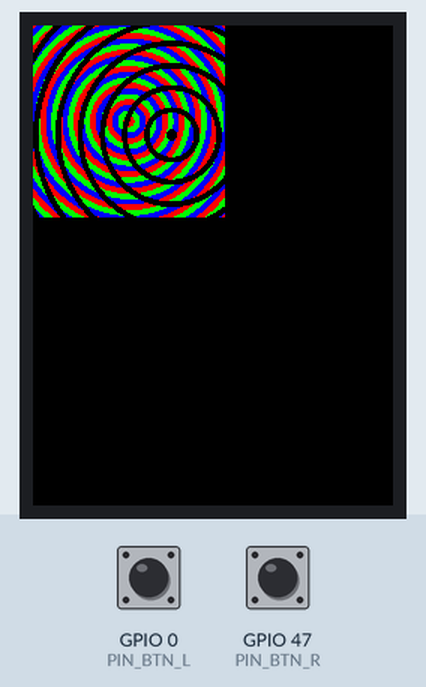
A sketch run on a simulated ESP32-S3. Shown: 240×320 colour display. The test bench sets the inputs (shaded band); at power-on: GPIO 0 (PIN_BTN_L) HIGH, GPIO 47 (PIN_BTN_R) HIGH. What the sketch prints to the serial monitor is not drawn.

Above: at 1.6 s.
1.7 s: GPIO 0 (PIN_BTN_L) pulled LOW for 0.15 s
At 2.21 s:
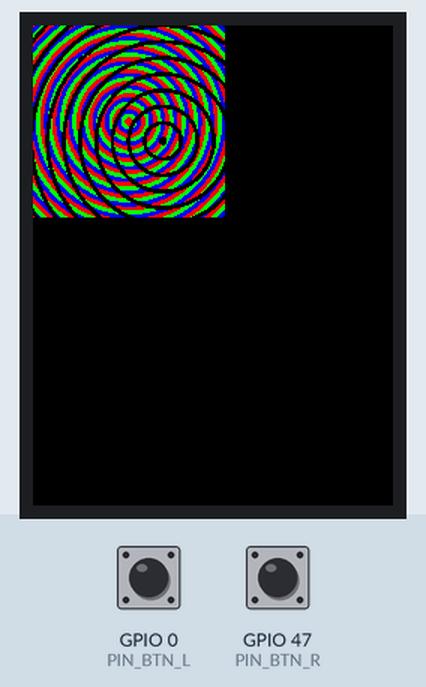
2.4 s: GPIO 47 (PIN_BTN_R) pulled LOW for 0.15 s
3.1 s: GPIO 47 (PIN_BTN_R) pulled LOW for 0.15 s
3.8 s: GPIO 0 (PIN_BTN_L) pulled LOW for 0.15 s
At 4.82 s:
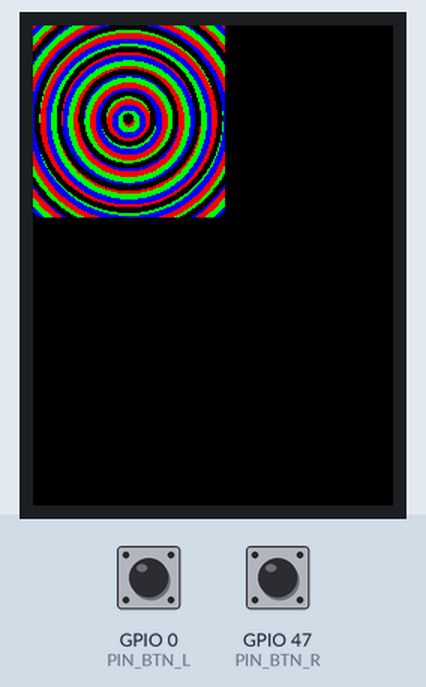
Timing chart, 0 to 5.5 s (numbered marks = the images above; inputs shaded):
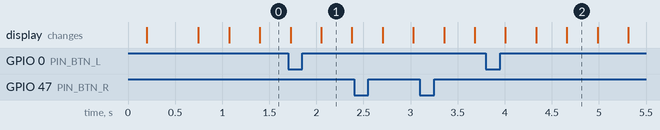

The sketch:

RgbMoire.ino
```cpp
/*
 * RGB Moire - a fixed RGB target with a black ring system drifting across it
 *
 * Two sets of concentric circles, both with the same ring thickness:
 *
 *   - the colour set is nailed to the middle of the screen and cycles red,
 *     green, blue outwards. The bands butt straight up against each other, so
 *     this layer alone already covers every pixel - it is the background.
 *   - the black set is drawn on top, one ring in four, so three colour bands
 *     show through every gap. Its centre is not the screen centre: it rides a
 *     small epicycle, which is what makes the whole picture breathe.
 *
 * The epicycle is two arms of equal length turning at different rates. Their
 * sum sweeps slowly around the middle while its *length* runs all the way from
 * zero - both systems perfectly concentric, the image goes calm - out to twice
 * one arm, where the offset centres beat against each other and the screen
 * fills with interference. The second arm turns very slowly backwards, so the
 * sweep precesses instead of retracing the same path.
 *
 * Nothing here is antialiased on purpose. Wound down to one or two pixels per
 * band the two ring systems alias against each other and against the panel's
 * own subpixel grid, and the flat R/G/B bands break up into the shimmering
 * pastel moire that gives the thing its name.
 *
 * Renders into a static framebuffer pushed with pushImage() rather than a
 * TFT_eSprite: no heap allocation that can fail silently. Black is tested
 * first so a quarter of the pixels never pay for the second square root.
 *
 * Buttons: left  = zoom out (thinner rings, more of them)
 *          right = zoom in  (thicker rings, fewer of them)
 *
 * Hardware: LilyGo T-QT Pro (ESP32-S3, 128x128, TFT_eSPI Setup211)
 */

#include <TFT_eSPI.h>
#include <SPI.h>
#include "OneButton.h"

TFT_eSPI tft = TFT_eSPI();

#define SCREEN_W 128
#define SCREEN_H 128

// Half-pixel centre: with an even width the true middle falls between pixels,
// and putting it there keeps the innermost band round instead of square.
#define CENTER_X 63.5f
#define CENTER_Y 63.5f

// 32 KB framebuffer, statically allocated so it can never fail at runtime
static uint16_t fb[SCREEN_W * SCREEN_H];

#define PIN_BTN_L 0
#define PIN_BTN_R 47

OneButton btnLeft(PIN_BTN_L, true, true);
OneButton btnRight(PIN_BTN_R, true, true);

#define COL_BLACK 0x0000

// Pure channels, in the order they run outwards from the centre (RGB565)
static const uint16_t BAND_COL[3] = { 0xF800, 0x07E0, 0x001F };

// Ring thickness in pixels, shared by both systems. Roughly geometric, so
// every click feels like the same amount of zoom: 1.5 px puts about forty
// bands between the centre and the corner, 22 px leaves three.
static const float ZOOM_STEPS[] = {
  1.5f, 2.0f, 2.7f, 3.7f, 5.0f, 6.7f, 9.0f, 12.0f, 16.5f, 22.0f
};
#define ZOOM_COUNT (sizeof(ZOOM_STEPS) / sizeof(ZOOM_STEPS[0]))

// One black ring every DARK_PERIOD rings; the other three are left open and
// the colour layer underneath shows through.
#define DARK_PERIOD 4

// Epicycle carrying the black centre. Two arms of ARM pixels each, so the
// offset from the middle swings between 0 and 2 * ARM = half the screen.
// The difference of the rates sets how fast it breathes (about 8 s), their
// mean sets how fast the offset sweeps round (about 19 s).
#define ORBIT_ARM 16.0f
#define ORBIT_W1   0.72f
#define ORBIT_W2  -0.06f

// Animation state
float animTime = 0;
unsigned long lastFrameTime = 0;

// Look settings
int zoomIndex = 3;

// Heartbeat
unsigned long lastReport = 0;
uint32_t frameCount = 0;

void onLeftClick();
void onRightClick();
void drawFrame();

void setup() {
  Serial.begin(115200);
  delay(200);
  Serial.println();
  Serial.println("=== RGB Moire booting ===");

  tft.init();
  tft.setRotation(0);
  tft.fillScreen(COL_BLACK);

  // Byte order for pushImage of an in-memory RGB565 buffer.
  // If red and blue come out swapped, change this to false.
  tft.setSwapBytes(true);

  btnLeft.attachClick(onLeftClick);
  btnRight.attachClick(onRightClick);

  lastFrameTime = millis();
  lastReport = millis();

  Serial.printf("free heap: %u bytes\n", (unsigned)ESP.getFreeHeap());
  Serial.println("RGB Moire initialized - entering loop");
}

void loop() {
  unsigned long now = millis();
  float dt = (now - lastFrameTime) / 1000.0f;
  lastFrameTime = now;
  animTime += dt;

  // Both rates are rational-ish but never in step; folding the time keeps the
  // float precise over long runs without a visible jump, since the fold is a
  // whole number of turns for neither arm alone but is close enough that the
  // seam lands inside a frame.
  if (animTime > 10000.0f) animTime -= 10000.0f;

  btnLeft.tick();
  btnRight.tick();

  drawFrame();
  frameCount++;

  // Heartbeat: if this keeps printing, the loop is alive and any remaining
  // problem is on the display side rather than a crash or a hang
  if (now - lastReport >= 2000) {
    Serial.printf("alive - %lu fps, thickness=%.1f px\n",
                  (unsigned long)(frameCount * 1000UL / (now - lastReport)),
                  ZOOM_STEPS[zoomIndex]);
    frameCount = 0;
    lastReport = now;
  }

  delay(5);
}

void onLeftClick() {
  if (zoomIndex > 0) zoomIndex--;
  Serial.printf("zoom out - thickness = %.1f px\n", ZOOM_STEPS[zoomIndex]);
}

void onRightClick() {
  if (zoomIndex < (int)ZOOM_COUNT - 1) zoomIndex++;
  Serial.printf("zoom in - thickness = %.1f px\n", ZOOM_STEPS[zoomIndex]);
}

// --- Frame --------------------------------------------------------------

void drawFrame() {
  const float invT = 1.0f / ZOOM_STEPS[zoomIndex];

  float a1 = ORBIT_W1 * animTime;
  float a2 = ORBIT_W2 * animTime;
  const float darkX = CENTER_X + ORBIT_ARM * (cosf(a1) + cosf(a2));
  const float darkY = CENTER_Y + ORBIT_ARM * (sinf(a1) + sinf(a2));

  uint16_t *p = fb;

  for (int y = 0; y < SCREEN_H; y++) {
    // Vertical legs are constant across the row, so square them once
    float cy = y - CENTER_Y;
    float cy2 = cy * cy;
    float dy = y - darkY;
    float dy2 = dy * dy;

    for (int x = 0; x < SCREEN_W; x++) {
      // Black layer first: where it wins, the colour underneath is never
      // sampled and the row skips a square root
      float dx = x - darkX;
      int darkBand = (int)(sqrtf(dx * dx + dy2) * invT);
      if ((darkBand & (DARK_PERIOD - 1)) == 0) {
        *p++ = COL_BLACK;
        continue;
      }

      float cx = x - CENTER_X;
      int colBand = (int)(sqrtf(cx * cx + cy2) * invT);
      *p++ = BAND_COL[colBand % 3];
    }
  }

  tft.pushImage(0, 0, SCREEN_W, SCREEN_H, fb);
}
```
